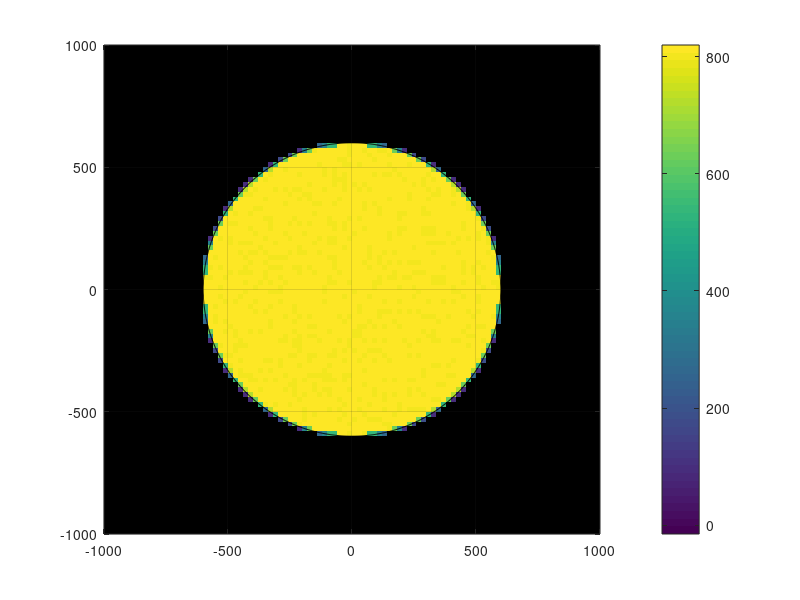

This chart was generated by the following MATLAB code:
% This is a matlab script that generates the input data

% $Header$
% $Name$

% Dimensions of grid
nx=100;
ny=100;
nz=50;
% Nominal depth of model (meters)
H=1000;
% Size of domain
Lx=2.0e3;
% Radius of cooling disk (m)
Rc=600.;
% Horizontal resolution (m)
dx=Lx/nx;
% Rotation
f=1.e-4;
% Stratification
N=0.0*(f*Rc/H);
% surface temperature
Ts=20.;
% Flux : Cooling disk & noise added to cooling
Qo=800; Q1=10;

% Gravity
g=10.;
% E.O.S.
alpha=2.e-4;

Tz=N^2/(g*alpha)

dz=H/nz;
sprintf('delZ = %d * %7.6g,',nz,dz)

x=(1:nx)*dx;x=x-mean(x);
y=(1:ny)*dx;y=y-mean(y);
z=-dz/2:-dz:-H;

% Temperature profile
Tref=Ts+Tz*z-mean(Tz*z);
[sprintf('Tref =') sprintf(' %8.6g,',Tref)]

% Surface heat flux : refine the grid (by 3 x 3) to assign mean heat flux
Q=Qo+Q1*(0.5+rand([nx,ny]));
Qc=zeros(nx,ny);
xc=x'*ones(1,ny); yc=ones(nx,1)*y; 
for j=-1:1, for i=-1:1,
 xs=xc+dx*i/3 ; ys=yc+dx*j/3; r2=xs.*xs+ys.*ys;
 qs=Q/9; qs( find(r2 > Rc*Rc) )=0.;
 Qc=Qc+qs;
end ; end
%fid=fopen('Qnet_p64.bin','w','b'); fwrite(fid,Qc,'real*8'); fclose(fid);
 fid=fopen('Qnet_p32.bin','w','b'); fwrite(fid,Qc,'real*4'); fclose(fid);

var=2*pi*[0:1000]/1000; xl=Rc*cos(var); yl=Rc*sin(var);
figure(1);clf;
var=Qc; var(find(var==0))=NaN;
imagesc(x,y,var'); set(gca,'YDir','normal');
caxis([-15 820]);
%change_colmap(-1);
colorbar
grid;
hold on
L=line(xl,yl);
set(L,'color',[0 0 0]);
hold off ;
